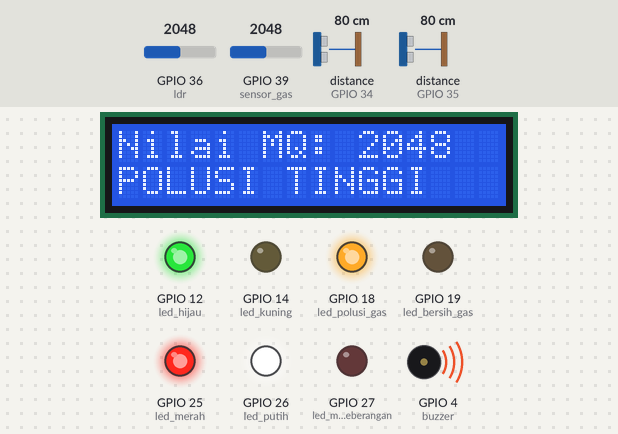
Recording of a program running on a simulated ESP32 board running MicroPython. On the bench: 16×2 character LCD, output pins drawn as LEDs (lit = HIGH), buzzer (waves = sounding, pin HIGH). Inputs (shaded band) come from the test bench; at power-on: GPIO 39 (sensor_gas) = 2048, distance to the obstacle (sensors on GPIO 34, GPIO 35) 80 cm, GPIO 36 (ldr) = 2048 (analog values on the 0–4095 scale). The echo pulse lasts 58.3 µs per cm; library files of the repository ran but are not shown: i2c_lcd.py; pins used as bus, display or sensor lines are not drawn; what the program prints to the serial console is not drawn.

Above: at 2.65 s.
3.4 s: GPIO 39 (sensor_gas) set to 1565
At 4.0 s:
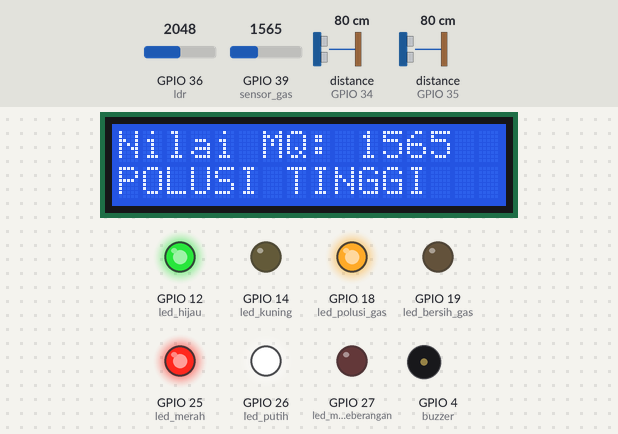
5.8 s: GPIO 39 (sensor_gas) set to 1466
At 7.3 s:
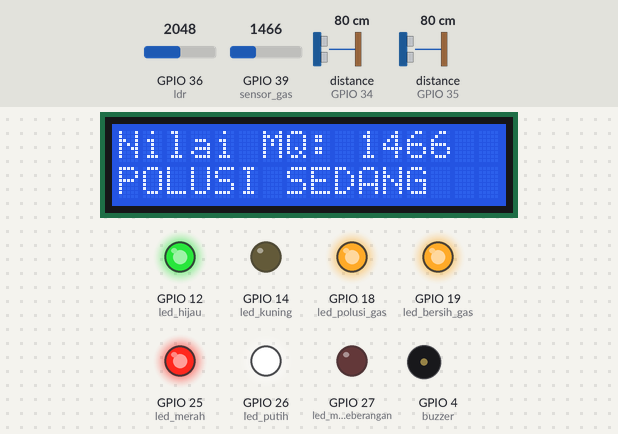
7.7 s: GPIO 39 (sensor_gas) set to 1062
At 8.9 s:
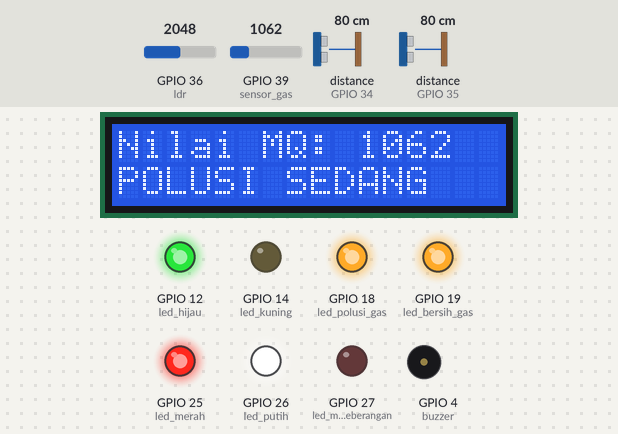
9.3 s: GPIO 39 (sensor_gas) set to 926
At 10.2 s:
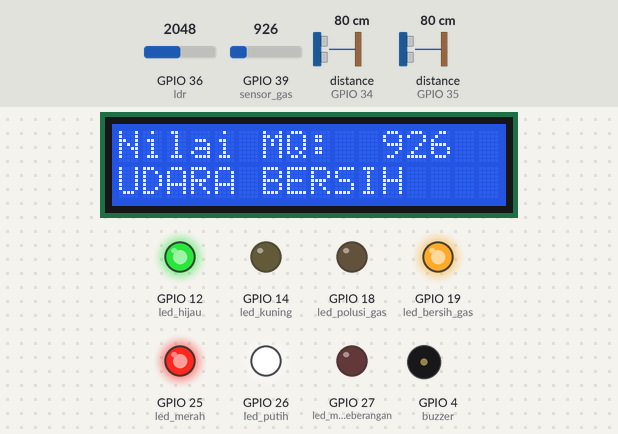
11.1 s: distance to the obstacle (sensor on GPIO 34) set to 20 cm
12.6 s: distance to the obstacle (sensor on GPIO 34) set to 15 cm
At 13.7 s:
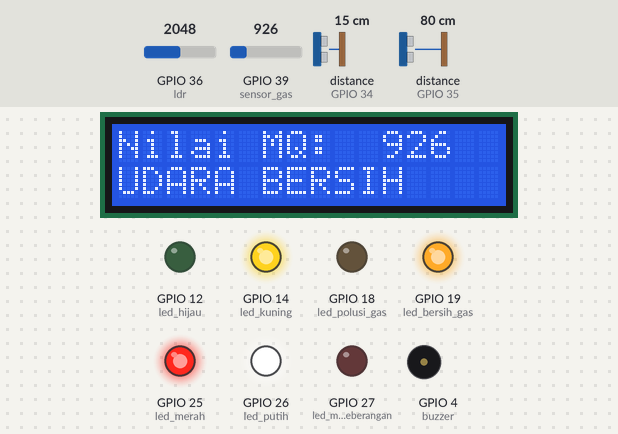
Timing chart, 0 to 16.6 s (numbered marks = the images above; inputs shaded):
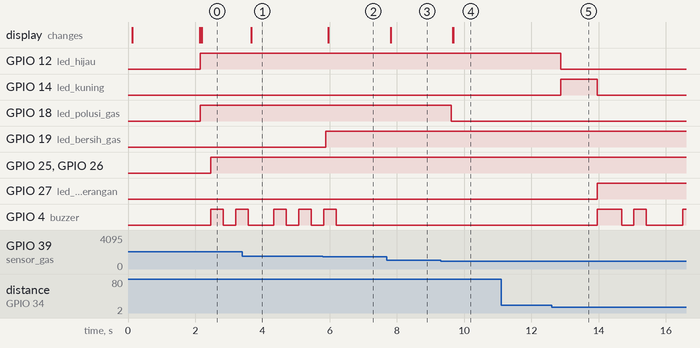

The program:

main_thonny_micropython.py
```python
from machine import Pin, ADC, I2C, time_pulse_us
import time
import sys
import uselect
from i2c_lcd import I2cLcd

# ==================================================
# 1. LCD I2C (Otomatis Mendeteksi Pin SCL & SDA)
# ==================================================
i2c = None
alamat_lcd = []

for scl_p, sda_p in [(22, 21), (21, 22)]:
    try:
        temp_i2c = I2C(0, scl=Pin(scl_p), sda=Pin(sda_p), freq=100000)
        scan_res = temp_i2c.scan()
        if len(scan_res) > 0:
            i2c = temp_i2c
            alamat_lcd = scan_res
            print(f"Alamat I2C terdeteksi (SCL={scl_p}, SDA={sda_p}):", [hex(x) for x in alamat_lcd])
            break
    except Exception:
        pass

if i2c is None:
    i2c = I2C(0, scl=Pin(21), sda=Pin(22), freq=100000)
    alamat_lcd = i2c.scan()
    print("Alamat I2C:", alamat_lcd)

lcd = None
if len(alamat_lcd) > 0:
    try:
        lcd = I2cLcd(i2c, alamat_lcd[0], 2, 16)
        lcd.clear()
        lcd.move_to(0, 0)
        lcd.putstr("URBANPULSE")
        lcd.move_to(0, 1)
        lcd.putstr("Monitoring Gas")
        time.sleep(2)
        lcd.clear()
        print("[LCD] Berhasil terhubung dan teks ditampilkan!")
    except Exception as e:
        lcd = None
        print("LCD bermasalah:", e)
else:
    print("LCD tidak terdeteksi!")

# ==================================================
# 2. SENSOR GAS MQ
# ==================================================
sensor_gas = ADC(Pin(39))
sensor_gas.atten(ADC.ATTN_11DB)
BATAS_GAS = 1500

# ==================================================
# 3. SENSOR ULTRASONIK
# ==================================================
TRIG_KANAN = Pin(32, Pin.OUT)
ECHO_KANAN = Pin(34, Pin.IN)

TRIG_KIRI = Pin(33, Pin.OUT)
ECHO_KIRI = Pin(35, Pin.IN)

TRIG_KANAN.off()
TRIG_KIRI.off()

# ==================================================
# 4. SENSOR LDR
# ==================================================
ldr = ADC(Pin(36))
ldr.atten(ADC.ATTN_11DB)
THRESHOLD_LDR = 2000

# ==================================================
# 5. LED DAN BUZZER
# ==================================================
led_merah = Pin(25, Pin.OUT)  # PJU
led_putih = Pin(26, Pin.OUT)  # PJU

led_hijau = Pin(12, Pin.OUT)
led_kuning = Pin(14, Pin.OUT)
led_merah_penyeberangan = Pin(27, Pin.OUT)

buzzer = Pin(4, Pin.OUT)

# LED Indikator Gas / Kualitas Udara
try:
    led_polusi_gas = Pin(18, Pin.OUT)
    led_bersih_gas = Pin(19, Pin.OUT)
    led_polusi_gas.off()
    led_bersih_gas.on()
except Exception:
    led_polusi_gas = None
    led_bersih_gas = None

# ==================================================
# 6. PENGATURAN & KONTROL JARINGAN
# ==================================================
BATAS_KANAN = 17
BATAS_KIRI = 25

WAKTU_KUNING = 1000       # 1 detik
WAKTU_MENYEBRANG = 5000   # 5 detik

siap_menyeberang = True
fase_penyeberangan = "HIJAU"
waktu_fase = time.ticks_ms()

pju_manual_mode = "AUTO"  # "AUTO", "ON", atau "OFF"
gas_override_mode = "AUTO"  # "AUTO" atau "MANUAL"
nilai_gas_manual = 650

# Listener serial non-blocking untuk kendali dari Dashboard Web
spoll = uselect.poll()
spoll.register(sys.stdin, uselect.POLLIN)

def cek_perintah_jaringan():
    global siap_menyeberang, fase_penyeberangan, waktu_fase, pju_manual_mode, gas_override_mode, nilai_gas_manual
    if spoll.poll(0):
        try:
            line = sys.stdin.readline().strip()
            if not line:
                return

            print(">>> PERINTAH DITERIMA:", line)

            # 1. KONTROL SMART PJU
            if line == "CMD:PJU_ON":
                pju_manual_mode = "ON"
                led_merah.on()
                led_putih.on()
                print(">>> STATUS PJU: MANUAL ON (DIKENDALIKAN WEB)")

            elif line == "CMD:PJU_OFF":
                pju_manual_mode = "OFF"
                led_merah.off()
                led_putih.off()
                print(">>> STATUS PJU: MANUAL OFF (DIKENDALIKAN WEB)")

            elif line == "CMD:PJU_AUTO":
                pju_manual_mode = "AUTO"
                print(">>> STATUS PJU: OTOMATIS SENSOR LDR")

            # 2. KONTROL PENYEBERANGAN (PELICAN CROSSING)
            elif line in ["CMD:FORCE_CROSSING", "CMD:CROSSING_TRIGGER"]:
                if fase_penyeberangan == "HIJAU":
                    siap_menyeberang = False
                    fase_penyeberangan = "KUNING"
                    waktu_fase = time.ticks_ms()
                    print(">>> PENYEBERANGAN DIPAKSA AKTIF DARI WEB!")

            elif line == "CMD:CROSSING_RESET":
                fase_penyeberangan = "HIJAU"
                siap_menyeberang = True
                waktu_fase = time.ticks_ms()
                led_hijau.on()
                led_kuning.off()
                led_merah_penyeberangan.off()
                buzzer.off()
                print(">>> PENYEBERANGAN DIRESET AMAN (HIJAU)")

            # 3. KONTROL BUZZER
            elif line in ["CMD:BUZZER_TEST", "CMD:ALARM_TEST"]:
                buzzer.on()
                time.sleep_ms(350)
                buzzer.off()
                print(">>> UJI BUZZER SUKSES")

            elif line == "CMD:BUZZER_MUTE":
                buzzer.off()
                print(">>> BUZZER DIBISUKAN")

            # 4. KONTROL SENSOR GAS & SIMULASI POLUSI DARI DEVICE
            elif line == "CMD:GAS_AUTO":
                gas_override_mode = "AUTO"
                print(">>> STATUS GAS: MODE OTOMATIS SENSOR FISIK PIN 39")

            elif line == "CMD:GAS_BERSIH":
                gas_override_mode = "MANUAL"
                nilai_gas_manual = 650
                buzzer.off()
                print(">>> STATUS GAS: MANUAL UDARA BERSIH (650)")

            elif line == "CMD:GAS_SEDANG":
                gas_override_mode = "MANUAL"
                nilai_gas_manual = 1250
                buzzer.off()
                print(">>> STATUS GAS: MANUAL POLUSI SEDANG (1250)")

            elif line in ["CMD:GAS_TINGGI", "CMD:GAS_BAHAYA"]:
                gas_override_mode = "MANUAL"
                nilai_gas_manual = 2100
                print(">>> STATUS GAS: MANUAL POLUSI TINGGI (2100)")

            elif line.startswith("CMD:GAS_SET:"):
                try:
                    val_str = line.split(":")[2]
                    nilai_gas_manual = int(val_str)
                    gas_override_mode = "MANUAL"
                    print(">>> STATUS GAS: MANUAL DITETAPKAN KE", nilai_gas_manual)
                except Exception as ex:
                    print("[ERR_GAS_SET]", ex)

        except Exception as err:
            print("[ERR_CMD]", err)

# Pengaturan pola buzzer
INTERVAL_GAS = 800
WAKTU_GANTI_MODE = 2500

POLA_SEBERANG = [
    (150, 100),
    (150, 100),
    (150, 350),
    (150, 100),
    (150, 100),
    (150, 350),
]

jenis_alarm_sebelumnya = "none"
waktu_awal_alarm = time.ticks_ms()

# ==================================================
# 7. KONDISI AWAL
# ==================================================
led_hijau.on()
led_kuning.off()
led_merah_penyeberangan.off()
buzzer.off()
led_merah.off()
led_putih.off()

# ==================================================
# 8. MEMBACA JARAK ULTRASONIK
# ==================================================
def baca_jarak(TRIG, ECHO):
    TRIG.off()
    time.sleep_us(5)
    TRIG.on()
    time.sleep_us(10)
    TRIG.off()

    try:
        durasi = time_pulse_us(ECHO, 1, 30000)

        if durasi <= 0:
            return None

        jarak = (durasi * 0.0343) / 2

        if jarak < 2 or jarak > 400:
            return None

        return jarak
    except Exception:
        return None

# ==================================================
# 9. FILTER PEMBACAAN JARAK
# ==================================================
def baca_jarak_stabil(TRIG, ECHO):
    hasil = []

    for i in range(3):
        jarak = baca_jarak(TRIG, ECHO)

        if jarak is not None:
            hasil.append(jarak)

        if i < 2:
            time.sleep_ms(40)

    if len(hasil) == 0:
        return None

    hasil.sort()

    if len(hasil) == 1:
        return hasil[0]

    return hasil[len(hasil) // 2]

# ==================================================
# 10. BUZZER DUA FUNGSI
# ==================================================
def update_buzzer(alarm_gas, alarm_seberang):
    global jenis_alarm_sebelumnya, waktu_awal_alarm

    sekarang = time.ticks_ms()

    if alarm_gas and alarm_seberang:
        jenis_alarm = "both"
    elif alarm_gas:
        jenis_alarm = "gas"
    elif alarm_seberang:
        jenis_alarm = "seberang"
    else:
        jenis_alarm = "none"

    if jenis_alarm != jenis_alarm_sebelumnya:
        jenis_alarm_sebelumnya = jenis_alarm
        waktu_awal_alarm = sekarang

    if jenis_alarm == "none":
        buzzer.off()
        return

    if jenis_alarm == "both":
        waktu_aktif = time.ticks_diff(sekarang, waktu_awal_alarm)
        mode_gas = (waktu_aktif % (WAKTU_GANTI_MODE * 2) < WAKTU_GANTI_MODE)
    elif jenis_alarm == "gas":
        mode_gas = True
    else:
        mode_gas = False

    if mode_gas:
        fase = sekarang % INTERVAL_GAS
        if fase < 120 or 220 <= fase < 340:
            buzzer.on()
        else:
            buzzer.off()
    else:
        durasi_siklus = sum(bunyi + jeda for bunyi, jeda in POLA_SEBERANG)
        waktu_pola = time.ticks_diff(sekarang, waktu_awal_alarm) % durasi_siklus
        posisi = 0
        status_buzzer = False

        for bunyi, jeda in POLA_SEBERANG:
            if posisi <= waktu_pola < posisi + bunyi:
                status_buzzer = True
                break
            posisi += bunyi
            if posisi <= waktu_pola < posisi + jeda:
                status_buzzer = False
                break
            posisi += jeda

        if status_buzzer:
            buzzer.on()
        else:
            buzzer.off()

# ==================================================
# 11. PROGRAM UTAMA
# ==================================================
while True:
    # 0. Periksa instruksi kendali dari Web Dashboard (non-blocking)
    cek_perintah_jaringan()

    print("\n================================")
    print("    URBANPULSE SMART CITY")
    print("================================")

    # ----------------------------------------------
    # FITUR 1: MONITORING POLUSI MQ + LCD
    # ----------------------------------------------
    if gas_override_mode == "MANUAL":
        nilai_gas = nilai_gas_manual
    else:
        nilai_gas = sensor_gas.read()

    if nilai_gas < 1000:
        status_polusi = "UDARA BERSIH"
    elif nilai_gas < 1500:
        status_polusi = "POLUSI SEDANG"
    else:
        status_polusi = "POLUSI TINGGI"

    alarm_gas = nilai_gas >= BATAS_GAS

    if led_polusi_gas is not None:
        if alarm_gas or status_polusi == "POLUSI SEDANG":
            led_polusi_gas.on()
        else:
            led_polusi_gas.off()

    if led_bersih_gas is not None:
        if not alarm_gas:
            led_bersih_gas.on()
        else:
            led_bersih_gas.off()

    print("\nMONITORING POLUSI")
    print("Nilai gas:", nilai_gas, f"({gas_override_mode})")
    print("Status:", status_polusi)

    if lcd is not None:
        try:
            lcd.move_to(0, 0)
            lcd.putstr("Nilai MQ: {:4d}  ".format(nilai_gas))
            lcd.move_to(0, 1)
            lcd.putstr("{:<16}".format(status_polusi[:16]))
        except Exception as e:
            print("LCD bermasalah, monitoring dilanjutkan:", e)
            lcd = None

    # ----------------------------------------------
    # FITUR 2: BACA DUA SENSOR ULTRASONIK
    # ----------------------------------------------
    jarak_kanan = baca_jarak_stabil(TRIG_KANAN, ECHO_KANAN)
    time.sleep_ms(60)
    jarak_kiri = baca_jarak_stabil(TRIG_KIRI, ECHO_KIRI)

    print("\nMONITORING PENYEBERANGAN")
    print("Jarak kanan:", "tidak terbaca" if jarak_kanan is None else str(round(jarak_kanan, 1)) + " cm")
    print("Jarak kiri:", "tidak terbaca" if jarak_kiri is None else str(round(jarak_kiri, 1)) + " cm")

    orang_kanan = (jarak_kanan is not None and 0 < jarak_kanan <= BATAS_KANAN)
    orang_kiri = (jarak_kiri is not None and 0 < jarak_kiri <= BATAS_KIRI)
    ada_orang = orang_kanan or orang_kiri

    print("Deteksi kanan:", orang_kanan)
    print("Deteksi kiri:", orang_kiri)

    # ----------------------------------------------
    # FITUR 3: SIKLUS LAMPU PENYEBERANGAN
    # ----------------------------------------------
    sekarang = time.ticks_ms()

    if fase_penyeberangan == "HIJAU":
        if siap_menyeberang and ada_orang:
            siap_menyeberang = False
            fase_penyeberangan = "KUNING"
            waktu_fase = sekarang
            print(">>> OBJEK TERDETEKSI!")
            if orang_kanan:
                print(">>> SENSOR KANAN MENDETEKSI")
            if orang_kiri:
                print(">>> SENSOR KIRI MENDETEKSI")

    elif fase_penyeberangan == "KUNING":
        if time.ticks_diff(sekarang, waktu_fase) >= WAKTU_KUNING:
            fase_penyeberangan = "MERAH"
            waktu_fase = sekarang
            print(">>> LAMPU MERAH - MENYEBERANG")

    elif fase_penyeberangan == "MERAH":
        if time.ticks_diff(sekarang, waktu_fase) >= WAKTU_MENYEBRANG:
            fase_penyeberangan = "TUNGGU_KOSONG"
            print(">>> WAKTU MENYEBERANG SELESAI")

    elif fase_penyeberangan == "TUNGGU_KOSONG":
        if not ada_orang:
            siap_menyeberang = True
            fase_penyeberangan = "HIJAU"
            print(">>> AREA KOSONG - SIAP MENDETEKSI LAGI")
        else:
            print(">>> MENUNGGU OBJEK MENJAUH")

    if fase_penyeberangan == "HIJAU":
        led_hijau.on()
        led_kuning.off()
        led_merah_penyeberangan.off()
    elif fase_penyeberangan == "KUNING":
        led_hijau.off()
        led_kuning.on()
        led_merah_penyeberangan.off()
    elif fase_penyeberangan == "MERAH":
        led_hijau.off()
        led_kuning.off()
        led_merah_penyeberangan.on()
    else:  # TUNGGU_KOSONG
        led_hijau.on()
        led_kuning.off()
        led_merah_penyeberangan.off()

    alarm_seberang = (fase_penyeberangan == "MERAH")

    # ----------------------------------------------
    # FITUR 4: BUZZER DUA FUNGSI
    # ----------------------------------------------
    update_buzzer(alarm_gas, alarm_seberang)

    # ----------------------------------------------
    # FITUR 5: SMART PJU (OTOMATIS / KONTROL WEB)
    # ----------------------------------------------
    nilai_ldr = ldr.read()

    print("\nSMART PJU")
    print("Nilai LDR:", nilai_ldr)

    # Cek apakah mode manual dari web sedang aktif
    if pju_manual_mode == "ON":
        led_merah.on()
        led_putih.on()
        kondisi_pju = "MANUAL_ON"
        status_pju = "MENYALA"
        print("Kondisi: MANUAL ON (KONTROL WEB) - PJU MENYALA")
    elif pju_manual_mode == "OFF":
        led_merah.off()
        led_putih.off()
        kondisi_pju = "MANUAL_OFF"
        status_pju = "MATI"
        print("Kondisi: MANUAL OFF (KONTROL WEB) - PJU MATI")
    else:
        # Mode Otomatis Sensor LDR
        if nilai_ldr > THRESHOLD_LDR:
            led_merah.on()
            led_putih.on()
            kondisi_pju = "GELAP"
            status_pju = "MENYALA"
            print("Kondisi: GELAP - PJU MENYALA")
        else:
            led_merah.off()
            led_putih.off()
            kondisi_pju = "TERANG"
            status_pju = "MATI"
            print("Kondisi: TERANG - PJU MATI")

    # ----------------------------------------------
    # FORMAT JSON UNTUK JEMBATAN WEB DASHBOARD
    # ----------------------------------------------
    jk_str = str(round(jarak_kanan, 1)) if jarak_kanan is not None else "null"
    jkr_str = str(round(jarak_kiri, 1)) if jarak_kiri is not None else "null"
    print(f'[JSON]{{"gas":{nilai_gas},"gasMode":"{gas_override_mode}","statusPolusi":"{status_polusi}","jarakKanan":{jk_str},"jarakKiri":{jkr_str},"orangKanan":{"true" if orang_kanan else "false"},"orangKiri":{"true" if orang_kiri else "false"},"lampu":"{fase_penyeberangan}","ldr":{nilai_ldr},"kondisi":"{kondisi_pju}","pjuStatus":"{status_pju}","pjuMode":"{pju_manual_mode}"}}')

    # ----------------------------------------------
    # RINGKASAN STATUS KOTA
    # ----------------------------------------------
    print("\n========== STATUS KOTA ==========")
    print("Polusi:", status_polusi)
    print("Alarm gas:", alarm_gas)
    print("Objek kanan:", orang_kanan)
    print("Objek kiri:", orang_kiri)
    print("Fase penyeberangan:", fase_penyeberangan)
    print("PJU:", status_pju, f"({pju_manual_mode})")
    print("=================================")

    time.sleep_ms(50)
```

Measured:
- the behaviour switches between 1500 and 1499 on GPIO 39 (sensor_gas) (found by bisection; images 1 and 2)
- the behaviour switches between 1000 and 999 on GPIO 39 (sensor_gas) (found by bisection; images 3 and 4)
- the behaviour switches between 18 and 17 cm on distance to the obstacle (sensor on GPIO 34) (found by bisection; images 4 and 5)
- after the input at 3.4 s, the display: changes after 0.27 s (image 1)
- after the input at 5.8 s, GPIO 19 (led_bersih_gas): LOW → HIGH after 0.08 s; the display: changes after 0.15 s (image 2)
- after the input at 7.7 s, the display: changes after 0.12 s (image 3)
- after the input at 9.3 s, GPIO 18 (led_polusi_gas): HIGH → LOW after 0.32 s; the display: first changes after 0.36 s (image 4 shows a later state)
- after the input at 11.1 s, every drawn part: stays the same
- after the input at 12.6 s, GPIO 12 (led_hijau): HIGH → LOW after 0.28 s; GPIO 14 (led_kuning): LOW → HIGH after 0.28 s, → LOW 1.1 s later; GPIO 27 (led_merah_penyeberangan): LOW → HIGH after 1.4 s; GPIO 4 (buzzer): goes HIGH 0.73 s, LOW 0.36 s, HIGH 0.36 s, LOW 1.1 s, then HIGH, starting after 1.4 s
